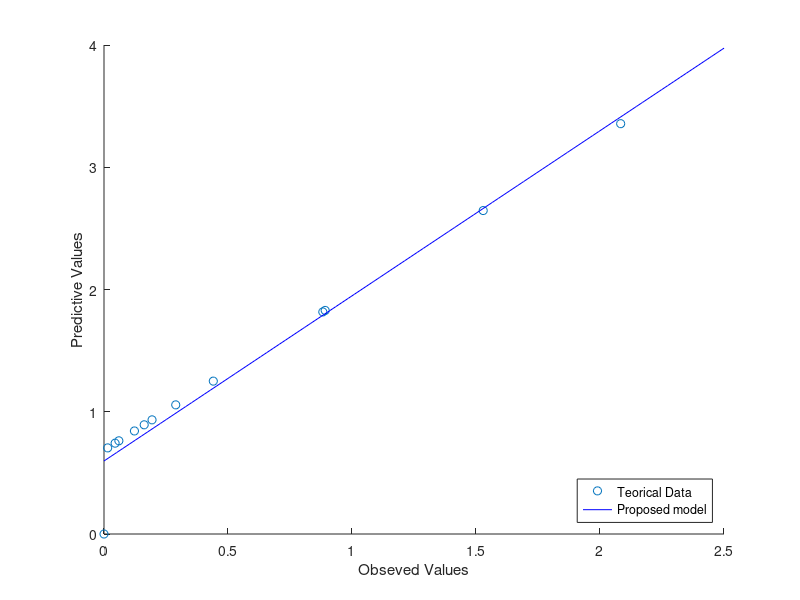
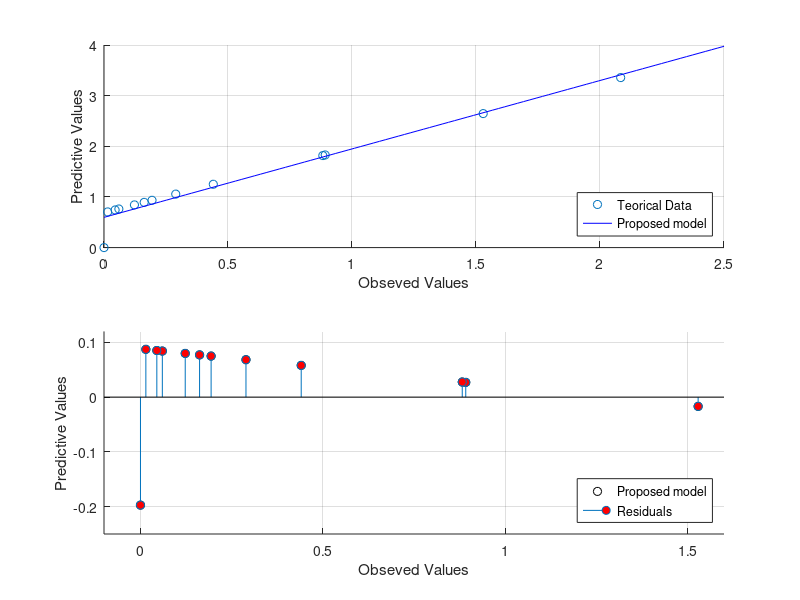

Recreate these plots in MATLAB, in order.
% Datos Obtenidos de Excel (Ingresar datos)


X=[0, 2.083333333, 1.529051988, 0.891901534, 0.882301041, 0.440722785, 0.289268152, 0.193685842, 0.16204829, 0.122714443, 0.059944851, 0.044851094, 0.014773013];
Y=[0, 3.356389534, 2.645787227,1.828944686, 1.816636619, 1.250522442, 1.056353879, 0.933815009, 0.893254891, 0.842827932, 0.762355772, 0.743005205, 0.704444365];

% Calculadora

SUMxy = sum(X.*Y);
SUMx = sum(X);
SUMy = sum(Y);
n = length(X);
SUMx2 = sum(X.*X);
SUMxthen2 = SUMx*SUMx;
slope_W = (((n)*(SUMxy)) - (SUMx*SUMy))/((n*SUMx2)-(SUMxthen2));
YIntercept_B = (SUMy/n)-(slope_W*(SUMx/n));
x=linspace(0,2.5);
eq_y = slope_W*x+YIntercept_B;
scatter(X,Y,'r o');
hold on;
plot(x,eq_y, 'b -');
xlabel('Obseved Values'); ylabel('Predictive Values')
legend({'Teorical Data','Proposed model'},'Location','southeast')
hold off;

Residuos = [ -0.055060026, -0.016927744, 0.026905586, 0.027566059, 0.057944822, 0.068364279, 0.074939949, 0.077116482, 0.079822487, 0.084140776, 0.085179172, 0.087248419,-0.197240262];
Intensidad = [ 2.083333333, 1.529051988, 0.891901534, 0.882301041, 0.440722785, 0.289268152, 0.193685842, 0.16204829,0.122714443, 0.059944851, 0.044851094, 0.014773013, 0];

figure(19);axis([-0.1 1.6 -0.25 0.12]);hold on;plot(Intensidad, Residuos,'o k'); h = stem(Intensidad, Residuos);
xlabel('Obseved Values'); ylabel('Predictive Values')
legend({'Proposed model','Residuals',},'Location','southeast')
set(h(1),'MarkerFaceColor','red')
grid on

subplot(2,2,[1,2])
scatter(X,Y,'r o'); hold on; plot(x,eq_y, 'b -');
xlabel('Obseved Values'); ylabel('Predictive Values')
legend({'Teorical Data','Proposed model'},'Location','southeast')
grid on

subplot(2,2,[3,4])
axis([-0.1 1.6 -0.25 0.12]);hold on;plot(Intensidad, Residuos,'o k'); h = stem(Intensidad, Residuos);
xlabel('Obseved Values'); ylabel('Predictive Values')
legend({'Proposed model','Residuals',},'Location','southeast')
set(h(1),'MarkerFaceColor','red')
grid on


